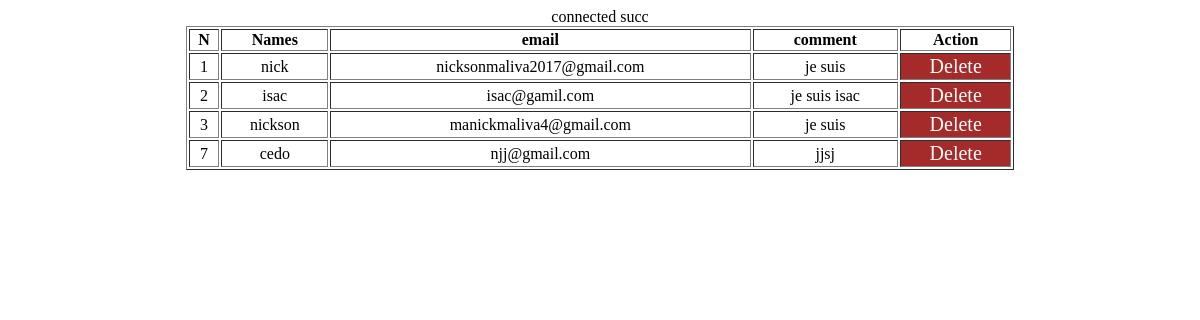
The page /show.php on the database its author committed.
### tables this page shows
CREATE TABLE `messages` (
  `id` int(100) NOT NULL,
  `name` varchar(255) NOT NULL,
  `email` varchar(255) NOT NULL,
  `message` varchar(255) NOT NULL
);

### show.php (the view, shortened to what this page needs)
<!DOCTYPE html>
<html lang="en">
<head>
    <link rel="stylesheet" href="show.css">
</head>
<body >
<div class="tab">
    <?php
$con = mysqli_connect("localhost","root", "", "ulk");
echo"connected succ";
 $de = mysqli_query($con,"SELECT * FROM messages");
echo "<table border='1'>
<tr>
<th> N </th>
<th>Names</th>
<th>email</th>
<th>comment</th>
<th>Action</th>
</tr>";
while($row = mysqli_fetch_array($de)) {
 echo "<tr>
    <td>" .$row['id'] . "</td>
    <td>" . $row['name'] . "</td>
    <td>" . $row['email'] . "</td>
    <td>" . $row['message'] . "</td>
    <td class='det'><a href='delete.php?ID=".$row['id']."'>Delete</a> </td>
    </tr>";
}
echo "</table>";
?>
</div>
</body>
</html>

### show.css (style rules this page uses)
.tab { display: grid; text-align: center; width: 70%; margin: auto; }
.det { background-color: brown; margin: auto; margin-left: 5px; }
a { text-decoration: none; color: white; font-size: 20px; }

### rows shown on the page
messages: id "1", name "nick", email "nicksonmaliva2017@gmail.com", message "je suis"
messages: id "2", name "isac", email "isac@gamil.com", message "je suis isac"
messages: id "3", name "nickson", email "manickmaliva4@gmail.com", message "je suis"
messages: id "7", name "cedo", email "njj@gmail.com", message "jjsj"
